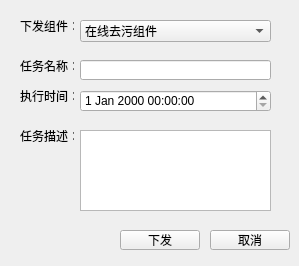
<?xml version="1.0" encoding="UTF-8"?>
<ui version="4.0">
 <class>CTaskForm</class>
 <widget class="QWidget" name="CTaskForm">
  <property name="geometry">
   <rect>
    <x>0</x>
    <y>0</y>
    <width>299</width>
    <height>266</height>
   </rect>
  </property>
  <property name="windowTitle">
   <string>任务编辑</string>
  </property>
  <widget class="QLabel" name="label">
   <property name="geometry">
    <rect>
     <x>20</x>
     <y>20</y>
     <width>54</width>
     <height>12</height>
    </rect>
   </property>
   <property name="text">
    <string>下发组件：</string>
   </property>
  </widget>
  <widget class="QComboBox" name="comboBox">
   <property name="geometry">
    <rect>
     <x>80</x>
     <y>20</y>
     <width>191</width>
     <height>22</height>
    </rect>
   </property>
   <item>
    <property name="text">
     <string>在线去污组件</string>
    </property>
   </item>
  </widget>
  <widget class="QLabel" name="label_2">
   <property name="geometry">
    <rect>
     <x>20</x>
     <y>60</y>
     <width>54</width>
     <height>12</height>
    </rect>
   </property>
   <property name="text">
    <string>任务名称：</string>
   </property>
  </widget>
  <widget class="QLineEdit" name="lineEdit">
   <property name="geometry">
    <rect>
     <x>80</x>
     <y>60</y>
     <width>191</width>
     <height>20</height>
    </rect>
   </property>
  </widget>
  <widget class="QLabel" name="label_3">
   <property name="geometry">
    <rect>
     <x>20</x>
     <y>90</y>
     <width>54</width>
     <height>12</height>
    </rect>
   </property>
   <property name="text">
    <string>执行时间：</string>
   </property>
  </widget>
  <widget class="QDateTimeEdit" name="dateTimeEdit">
   <property name="geometry">
    <rect>
     <x>80</x>
     <y>90</y>
     <width>191</width>
     <height>22</height>
    </rect>
   </property>
  </widget>
  <widget class="QLabel" name="label_4">
   <property name="geometry">
    <rect>
     <x>20</x>
     <y>130</y>
     <width>54</width>
     <height>12</height>
    </rect>
   </property>
   <property name="text">
    <string>任务描述：</string>
   </property>
  </widget>
  <widget class="QTextEdit" name="textEdit">
   <property name="geometry">
    <rect>
     <x>80</x>
     <y>130</y>
     <width>191</width>
     <height>81</height>
    </rect>
   </property>
  </widget>
  <widget class="QPushButton" name="pushButton">
   <property name="geometry">
    <rect>
     <x>120</x>
     <y>230</y>
     <width>80</width>
     <height>20</height>
    </rect>
   </property>
   <property name="text">
    <string>下发</string>
   </property>
  </widget>
  <widget class="QPushButton" name="pushButton_2">
   <property name="geometry">
    <rect>
     <x>210</x>
     <y>230</y>
     <width>80</width>
     <height>20</height>
    </rect>
   </property>
   <property name="text">
    <string>取消</string>
   </property>
  </widget>
 </widget>
 <resources/>
 <connections/>
</ui>
